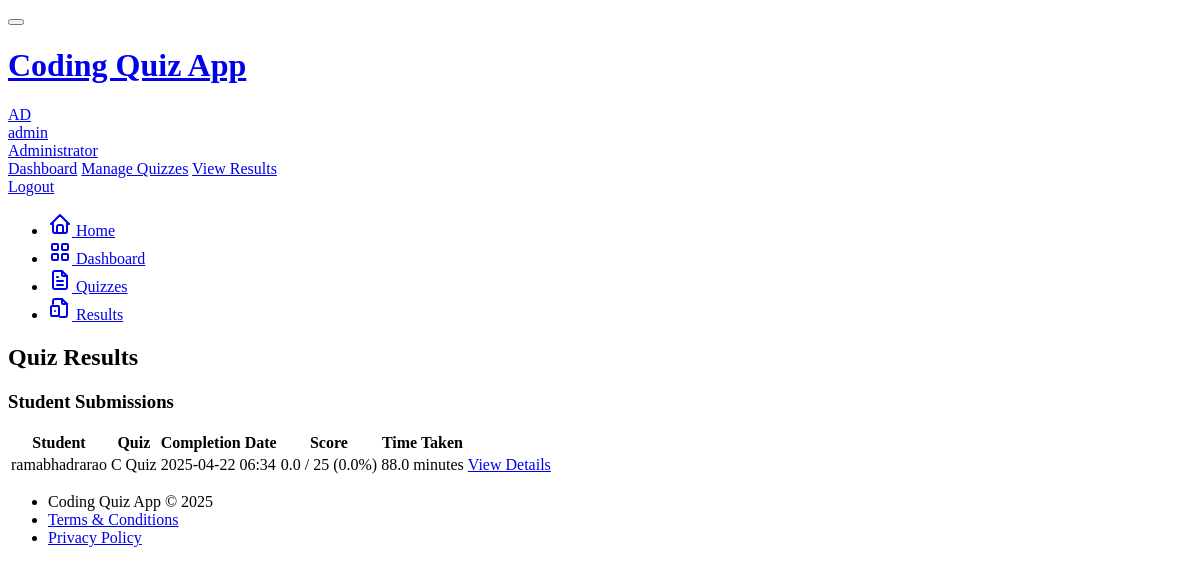
/admin/results (signed in), run on the app's committed database.
### models.py (models this page shows, shortened)
class User(UserMixin, db.Model):
    id = db.Column(db.Integer, primary_key=True)
    username = db.Column(db.String(64), unique=True, index=True)
    email = db.Column(db.String(120), unique=True, index=True)
    password_hash = db.Column(db.String(128))
    is_admin = db.Column(db.Boolean, default=False)
    created_at = db.Column(db.DateTime, default=datetime.utcnow)
    quizzes = db.relationship('Quiz', backref='author', lazy='dynamic')
    submissions = db.relationship('Submission', backref='student', lazy='dynamic')

class Submission(db.Model):
    id = db.Column(db.Integer, primary_key=True)
    user_id = db.Column(db.Integer, db.ForeignKey('user.id'))
    quiz_id = db.Column(db.Integer, db.ForeignKey('quiz.id'))
    started_at = db.Column(db.DateTime, default=datetime.utcnow)
    completed_at = db.Column(db.DateTime)
    is_completed = db.Column(db.Boolean, default=False)
    score = db.Column(db.Float)
    total_points = db.Column(db.Integer)
    question_submissions = db.relationship('QuestionSubmission', backref='submission', lazy='dynamic', cascade='all, delete-orphan')

class Quiz(db.Model):
    id = db.Column(db.Integer, primary_key=True)
    title = db.Column(db.String(100), nullable=False)
    description = db.Column(db.Text)
    is_active = db.Column(db.Boolean, default=True)
    time_limit = db.Column(db.Integer, default=30)  # minutes
    created_at = db.Column(db.DateTime, default=datetime.utcnow)
    updated_at = db.Column(db.DateTime, default=datetime.utcnow, onupdate=datetime.utcnow)
    author_id = db.Column(db.Integer, db.ForeignKey('user.id'))
    questions = db.relationship('Question', backref='quiz', lazy='dynamic', cascade='all, delete-orphan')
    submissions = db.relationship('Submission', backref='quiz', lazy='dynamic')

### app/routes/admin.py (the view)
@admin_bp.route('/results')
@admin_required
def results():
    quizzes = Quiz.query.filter_by(author_id=current_user.id).all()
    submissions = Submission.query.filter(
        Submission.quiz_id.in_([q.id for q in quizzes])
    ).order_by(Submission.completed_at.desc()).all()
    return render_template('admin/results.html',
                          submissions=submissions,
                          title='Quiz Results')

### app/routes/admin.py (called while the page is built)
def admin_required(func):
    @wraps(func)
    @login_required
    def decorated_view(*args, **kwargs):
        if not current_user.is_admin:
            abort(403)
        return func(*args, **kwargs)
    return decorated_view

### app/templates/admin/results.html (shortened to what this page needs)
{% extends "base.html" %}
{% block page_title %}
Quiz Results
{% endblock %}
{% block content %}
<div class="card">
    <div class="card-header">
        <h3 class="card-title">Student Submissions</h3>
    </div>
    <div class="card-body">
        {% if submissions %}
        <div class="table-responsive">
            <table class="table table-vcenter card-table">
                <thead>
                    <tr>
                        <th>Student</th>
                        <th>Quiz</th>
                        <th>Completion Date</th>
                        <th>Score</th>
                        <th>Time Taken</th>
                        <th class="w-1"></th>
                    </tr>
                </thead>
                <tbody>
                    {% for submission in submissions %}
                    <tr>
                        <td>{{ submission.student.username }}</td>
                        <td>{{ submission.quiz.title }}</td>
                        <td>{{ submission.completed_at.strftime('%Y-%m-%d %H:%M') }}</td>
                        <td>
                            {{ "%.1f"|format(submission.score) }} / {{ submission.total_points }}
                            ({{ "%.1f"|format(100 * submission.score / submission.total_points if submission.total_points else 0) }}%)
                        </td>
                        <td>
                            {% set duration = (submission.completed_at - submission.started_at).total_seconds() // 60 %}
                            {{ duration }} minutes
                        </td>
                        <td>
                            <a href="{{ url_for('admin_view_submission', submission_id=submission.id) }}" class="btn btn-outline-primary btn-sm">
                                View Details
                            </a>
                        </td>
                    </tr>
                    {% endfor %}
                </tbody>
            </table>
        </div>
        {% endif %}
    </div>
</div>
{% endblock %}

### app/templates/base.html (shortened to what this page needs)
<!DOCTYPE html>
<html lang="en">
<head>
    <link rel="stylesheet" href="https://cdn.jsdelivr.net/npm/@tabler/core@1.0.0-beta17/dist/css/tabler.min.css">
    <link rel="stylesheet" href="https://cdn.jsdelivr.net/npm/@tabler/core@1.0.0-beta17/dist/css/tabler-flags.min.css">
    <link rel="stylesheet" href="https://cdn.jsdelivr.net/npm/@tabler/core@1.0.0-beta17/dist/css/tabler-payments.min.css">
    <link rel="stylesheet" href="https://cdn.jsdelivr.net/npm/@tabler/core@1.0.0-beta17/dist/css/tabler-vendors.min.css">
    <link rel="stylesheet" href="https://cdnjs.cloudflare.com/ajax/libs/codemirror/5.65.2/codemirror.min.css">
    <link rel="stylesheet" href="https://cdnjs.cloudflare.com/ajax/libs/codemirror/5.65.2/theme/dracula.min.css">
    <link rel="stylesheet" href="{{ url_for('static', filename='css/custom.css') }}">
</head>
<body class="antialiased d-flex flex-column min-vh-100">
    <div class="page">
        <header class="navbar navbar-expand-md navbar-light d-print-none">
            <div class="container-xl">
                <button class="navbar-toggler" type="button" data-bs-toggle="collapse" data-bs-target="#navbar-menu">
                </button>
                <h1 class="navbar-brand navbar-brand-autodark d-none-navbar-horizontal pe-0 pe-md-3">
                    <a href="{{ url_for('main.index') }}">
                        Coding Quiz App
                    </a>
                </h1>
                <div class="navbar-nav flex-row order-md-last">
                    <div class="nav-item dropdown">
                        {% if current_user.is_authenticated %}
                        <a href="#" class="nav-link d-flex lh-1 text-reset p-0" data-bs-toggle="dropdown" aria-label="Open user menu">
                            <span class="avatar avatar-sm bg-primary">
                                {{ current_user.username[:2].upper() }}
                            </span>
                            <div class="d-none d-xl-block ps-2">
                                <div>{{ current_user.username }}</div>
                                <div class="mt-1 small text-muted">
                                    {% if current_user.is_admin %}Administrator{% else %}Student{% endif %}
                                </div>
                            </div>
                        </a>
                        <div class="dropdown-menu dropdown-menu-end dropdown-menu-arrow">
                            {% if current_user.is_admin %}
                            <a href="{{ url_for('admin.dashboard') }}" class="dropdown-item">Dashboard</a>
                            <a href="{{ url_for('admin.quizzes') }}" class="dropdown-item">Manage Quizzes</a>
                            <a href="{{ url_for('admin.results') }}" class="dropdown-item">View Results</a>
                            {% else %}
                            <a href="{{ url_for('student.dashboard') }}" class="dropdown-item">Dashboard</a>
                            <a href="{{ url_for('student.results') }}" class="dropdown-item">My Results</a>
                            {% endif %}
                            <a href="{{ url_for('auth.logout') }}" class="dropdown-item">Logout</a>
                        </div>
                        {% endif %}
                    </div>
                </div>
            </div>
        </header>
        <div class="navbar-expand-md">
            <div class="collapse navbar-collapse" id="navbar-menu">
                <div class="navbar navbar-light">
                    <div class="container-xl">
                        <ul class="navbar-nav">
                            <li class="nav-item {% if request.endpoint == 'main.index' %}active{% endif %}">
                                <a class="nav-link" href="{{ url_for('main.index') }}">
                                    <span class="nav-link-icon d-md-none d-lg-inline-block">
                                    </span>
                                    <span class="nav-link-title">Home</span>
                                </a>
                            </li>
                            {% if current_user.is_authenticated %}
                                {% if current_user.is_admin %}
                                <li class="nav-item {% if request.endpoint == 'admin.dashboard' %}active{% endif %}">
                                    <a class="nav-link" href="{{ url_for('admin.dashboard') }}">
                                        <span class="nav-link-icon d-md-none d-lg-inline-block">
                                        </span>
                                        <span class="nav-link-title">Dashboard</span>
                                    </a>
                                </li>
                                <li class="nav-item {% if request.endpoint == 'admin.quizzes' %}active{% endif %}">
                                    <a class="nav-link" href="{{ url_for('admin.quizzes') }}">
                                        <span class="nav-link-icon d-md-none d-lg-inline-block">
                                        </span>
                                        <span class="nav-link-title">Quizzes</span>
                                    </a>
                                </li>
                                <li class="nav-item {% if request.endpoint == 'admin.results' %}active{% endif %}">
                                    <a class="nav-link" href="{{ url_for('admin.results') }}">
                                        <span class="nav-link-icon d-md-none d-lg-inline-block">
                                        </span>
                                        <span class="nav-link-title">Results</span>
                                    </a>
                                </li>
                                {% endif %}
                            {% endif %}
                        </ul>
                    </div>
                </div>
            </div>
        </div>
        <div class="page-wrapper">
            <div class="container-xl">
                <div class="page-header d-print-none">
                    <div class="row align-items-center">
                        <div class="col">
                            <h2 class="page-title">
                                {% block page_title %}{{ title }}{% endblock %}
                            </h2>
                        </div>
                    </div>
                </div>
            </div>
            <div class="page-body">
                <div class="container-xl">
                    {% block content %}{% endblock %}
                </div>
            </div>
            <footer class="footer footer-transparent d-print-none mt-auto">
                <div class="container-xl">
                    <div class="row text-center align-items-center flex-row-reverse">
                        <div class="col-12 col-lg-auto mt-3 mt-lg-0">
                            <ul class="list-inline list-inline-dots mb-0">
                                <li class="list-inline-item">
                                    Coding Quiz App &copy; 2025
                                </li>
                                <li class="list-inline-item">
                                    <a href="#" class="link-secondary">Terms & Conditions</a>
                                </li>
                                <li class="list-inline-item">
                                    <a href="#" class="link-secondary">Privacy Policy</a>
                                </li>
                            </ul>
                        </div>
                    </div>
                </div>
            </footer>
        </div>
    </div>
</body>
</html>

### data on the page
User: username "AD", username "admin"
Submission: student.username "ramabhadrarao", quiz "C Quiz", completed_at "2025-04-22 06:34", score "0.0", total_points "25", total_points+score "0.0", duration "88.0"
